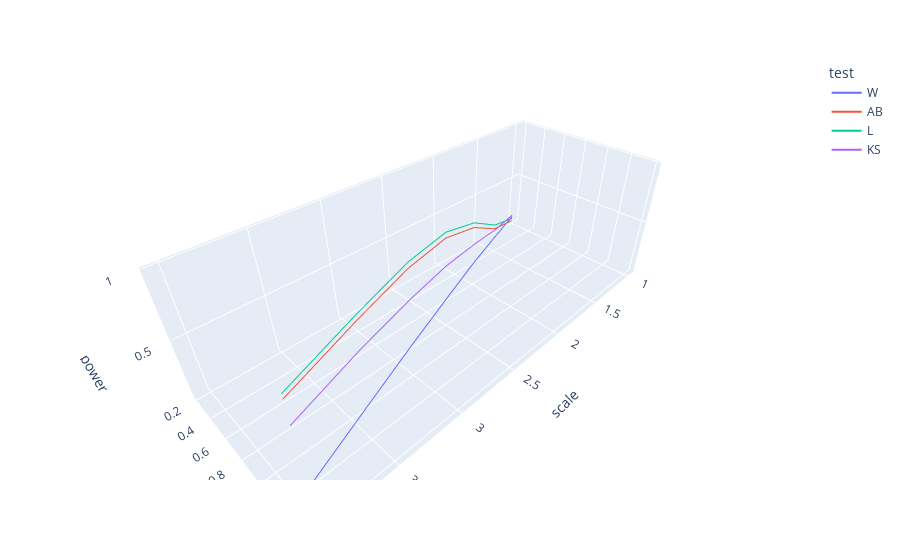

Notebook code cell kept with this figure:
### Code cell
fig = px.line_3d(powers, x="scale", y="shift", z="power", color='test')
fig.show()

### Figure 1 — Plotly figure (JSON) as saved in the notebook; plotly's stock layout.template omitted (floating-point values rounded to 4 significant figures)
{"data": [{"hovertemplate": "test=W<br>scale=%{x}<br>shift=%{y}<br>power=%{z}<extra></extra>", "legendgroup": "W", "line": {"color": "#636efa", "dash": "solid"}, "marker": {"symbol": "circle"}, "mode": "lines", "name": "W", "scene": "scene", "showlegend": true, "type": "scatter3d", "x": [1, 1.5, 2, 2.5, 3, 3.5, 4], "y": [0.2, 0.4, 0.6, 0.8, 1, 1.2, 1.4], "z": [0.0983, 0.1661, 0.2265, 0.2631, 0.2955, 0.3158, 0.3324]}, {"hovertemplate": "test=AB<br>scale=%{x}<br>shift=%{y}<br>power=%{z}<extra></extra>", "legendgroup": "AB", "line": {"color": "#EF553B", "dash": "solid"}, "marker": {"symbol": "circle"}, "mode": "lines", "name": "AB", "scene": "scene", "showlegend": true, "type": "scatter3d", "x": [1, 1.5, 2, 2.5, 3, 3.5, 4], "y": [0.2, 0.4, 0.6, 0.8, 1, 1.2, 1.4], "z": [0.0541, 0.2561, 0.5598, 0.7726, 0.8782, 0.9233, 0.9508]}, {"hovertemplate": "test=L<br>scale=%{x}<br>shift=%{y}<br>power=%{z}<extra></extra>", "legendgroup": "L", "line": {"color": "#00cc96", "dash": "solid"}, "marker": {"symbol": "circle"}, "mode": "lines", "name": "L", "scene": "scene", "showlegend": true, "type": "scatter3d", "x": [1, 1.5, 2, 2.5, 3, 3.5, 4], "y": [0.2, 0.4, 0.6, 0.8, 1, 1.2, 1.4], "z": [0.0794, 0.2936, 0.6005, 0.8168, 0.9195, 0.9592, 0.982]}, {"hovertemplate": "test=KS<br>scale=%{x}<br>shift=%{y}<br>power=%{z}<extra></extra>", "legendgroup": "KS", "line": {"color": "#ab63fa", "dash": "solid"}, "marker": {"symbol": "circle"}, "mode": "lines", "name": "KS", "scene": "scene", "showlegend": true, "type": "scatter3d", "x": [1, 1.5, 2, 2.5, 3, 3.5, 4], "y": [0.2, 0.4, 0.6, 0.8, 1, 1.2, 1.4], "z": [0.1143, 0.2423, 0.4051, 0.5493, 0.6542, 0.7354, 0.7897]}], "layout": {"legend": {"title": {"text": "test"}, "tracegroupgap": 0}, "margin": {"t": 60}, "scene": {"domain": {"x": [0, 1], "y": [0, 1]}, "xaxis": {"title": {"text": "scale"}}, "yaxis": {"title": {"text": "shift"}}, "zaxis": {"title": {"text": "power"}}}}}
